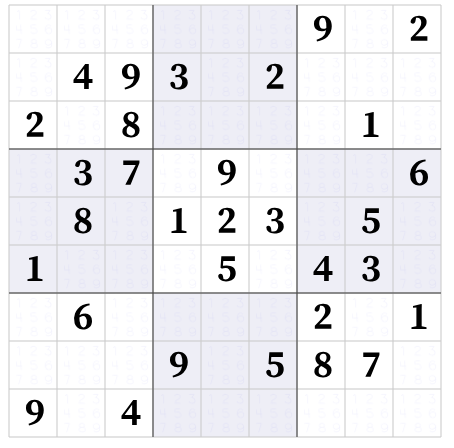
#> input picture model/0.png, 454 x 448 px
$ python -i ExtractCell.py   (imports and definitions only)   (older library calls are emulated)
#> lines starting #> are read from the running program, lines starting #| are printed output that depends on the picture; after the words box and inside, x2 and y2 are one past the last pixel; in counts of white or black regions, pixels touching at a corner belong together
#!/usr/bin/env python
# coding: utf-8

# In[ ]:


import cv2
import pylab as pl
import numpy as np
import math

class Image2Sudoku:

    def __init__(self, imagePath):
        self.imagePath = imagePath

    def cropImage(self):
        gray_image = cv2.imread(self.imagePath, cv2.IMREAD_GRAYSCALE )
#> gray_image: shape (448, 454); min 0, max 255, mean 237
        '''This part of code is used for photo'''
        gray = cv2.GaussianBlur(gray_image,(1,1),8)
        #smooth the contours
        thresh = cv2.adaptiveThreshold(gray,225,1,1,11,8)
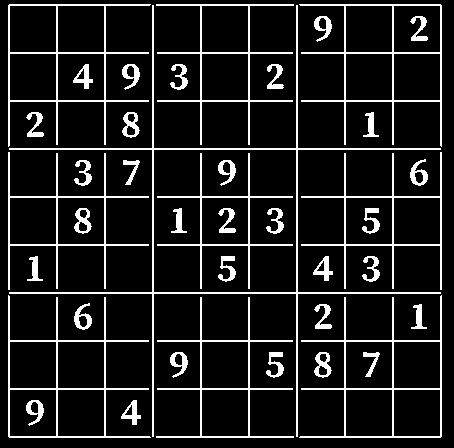
#> thresh: shape (448, 454); values 0 (black) and 225 (white), 11.3% white in thin lines or dots
        temp, contours, hierarchy = cv2.findContours(thresh, cv2.RETR_TREE, cv2.CHAIN_APPROX_SIMPLE)
#> contours = 83 contours; largest, box (x1, y1, x2, y2) and area: (9, 5, 441, 437) 22175, (153, 149, 297, 293) 20447, (299, 295, 442, 438) 9674, (8, 295, 151, 438) 9674, (299, 4, 442, 147) 9674
        '''This part of code is used for photo'''
        area = []
        for i in contours:
            area.append(cv2.contourArea(i))
#> this loop made 83 passes
#> after the loop, area = 83 values, max 22175 at index 57, min 50 at index 1, mean 2007.5
        index = area.index(max(area))
#> index = 57
        axis_x = contours[index][:, 0, 0]
#> axis_x = 40 values, max 440 at index 23, min 9 at index 3, mean 224.5
        axis_y = contours[index][:, 0, 1]
#> axis_y = 40 values, max 436 at index 13, min 5 at index 0, mean 220.5
        corners = np.asarray([[[min(axis_x), min(axis_y)],
                               [min(axis_x), max(axis_y)],
                               [max(axis_x), max(axis_y)],
                               [max(axis_x), min(axis_y)]]])
#> corners = [[9, 5], [9, 436], [440, 436], [440, 5]]
        # extract for corner points

        return gray[min(axis_y):max(axis_y), min(axis_x):max(axis_x)]
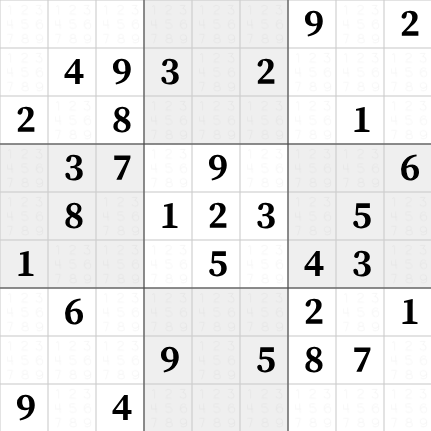
#> returned value: shape (431, 431); min 0, max 255, mean 235.7

    def getCells(self):
        ret,black = cv2.threshold(self.cropImage(),100,255,cv2.THRESH_BINARY_INV)# binary black or white
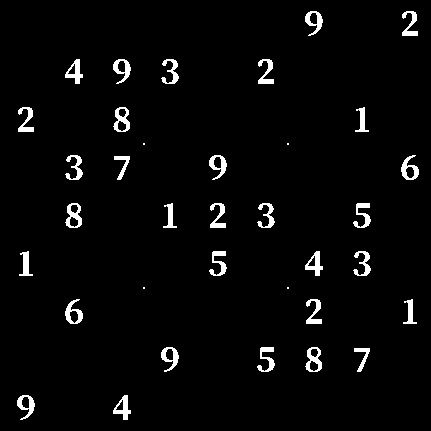
#> black: shape (431, 431); 3.2% white; 35 white regions (4 under 20 px), largest, box (x1, y1, x2, y2) and area: (65, 203, 82, 228) 220, (113, 107, 130, 132) 218, (305, 347, 322, 372) 218
        # black = cv2.bitwise_not(cropped) # for photo

        height, width = black.shape
#> height = 431; width = 431
        cellHeight = height//9
#> cellHeight = 47
        cellWidth = width//9
#> cellWidth = 47
        rows = []
        startHeight = 0
        for i in range(1, 10):
            rows.append(black[startHeight:i*cellHeight, 0:width])
            startHeight += cellHeight
#> after the loop, rows = 9 items; startHeight = 423
        cells = {}
        counter = 0
        for i in rows:
            startWidth = 0
            for j in range(9):
                cell = i[0:cellHeight, startWidth: cellWidth+startWidth]
                cells[str(counter)] = self.cleanNoise(cell, cellWidth, cellHeight)
                startWidth += cellWidth
                counter += 1
#> this loop made 9 passes
#> cell: shape (47, 47); every value is 0
#> after the loop, cells = 81 items; counter = 81
        return cells

    def cleanNoise(self, cell, cellWidth, cellHeight):
        for i in range(cell.shape[0]):
            for j in range(cell.shape[1]):
                dist_center = np.sqrt(np.square(cellWidth // 2 - i) + np.square(cellHeight // 2 - j))
                if dist_center > cellWidth // 2 - (cellWidth + cellHeight)**(1./3.):
                    cell[i, j] = 0
        if np.sum(cell) == 0:
            return None
        active_px = np.argwhere(cell!=0)
        active_px = active_px[:,[1,0]]
        x,y,w,h = cv2.boundingRect(active_px)
        # if read extracted image it will not be binary image
        # need to come up a method that read all cells into a array
        # knn and svm accuracy is not good
        return cell[y:y+h, x:x+w]

>>> result = Image2Sudoku('0.png').getCells()
#> result = 81 items

$ run again, on model/1.png
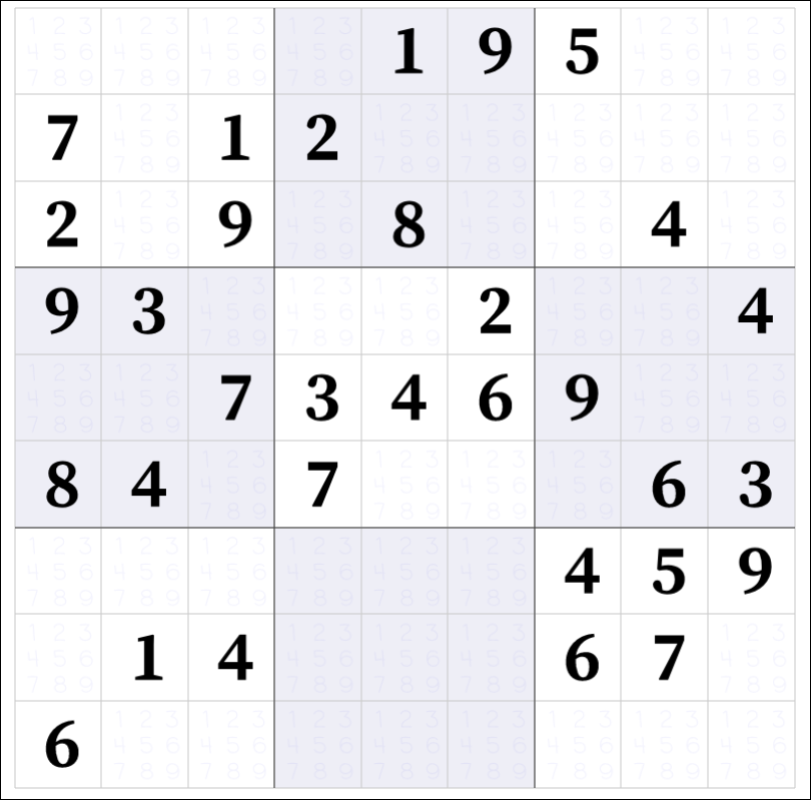
#> input picture model/1.png, 811 x 800 px
#> in cropImage, `thresh = cv2.adaptiveThreshold(gray,225,1,1,11,8)`:
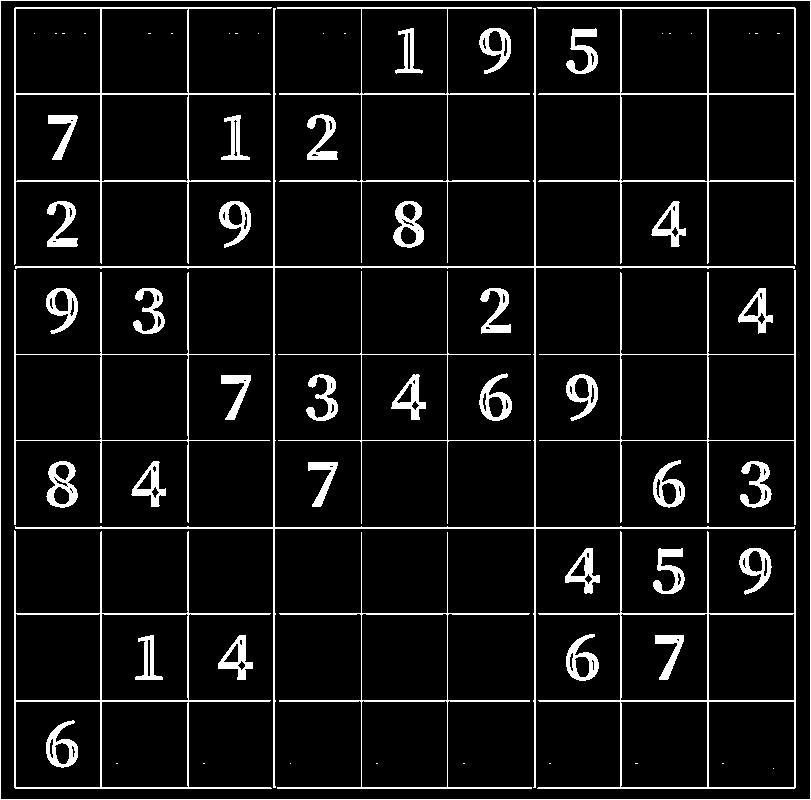
#> thresh: shape (800, 811); values 0 (black) and 225 (white), 7.7% white; 69 white regions (26 under 20 px)
#> contours = 175 contours, 49 with area under 20; largest, box (x1, y1, x2, y2) and area: (0, 0, 811, 800) 647190, (0, 0, 811, 800) 647188, (15, 8, 795, 788) 70758, (274, 267, 535, 528) 67590, (537, 530, 796, 789) 31118
#> the loop in cropImage, `for i in contours:` made 175 passes
#> i on passes 1, 3, 4: [[0, 0], [0, 799], [810, 799], [810, 0]], [[549, 763], [550, 763]], [[463, 763], [464, 763]]
#> after the loop in cropImage, `for i in contours:`: area = 175 values, max 647190 at index 0, min 0 at index 2, mean 10500
#> index = 0
#> axis_x = [0, 0, 810, 810]
#> axis_y = [0, 799, 799, 0]
#> corners = [[0, 0], [0, 799], [810, 799], [810, 0]]
#> in getCells, `ret,black = cv2.threshold(self.cropImage(),100,255,cv2.THRESH_BINARY_I..`:
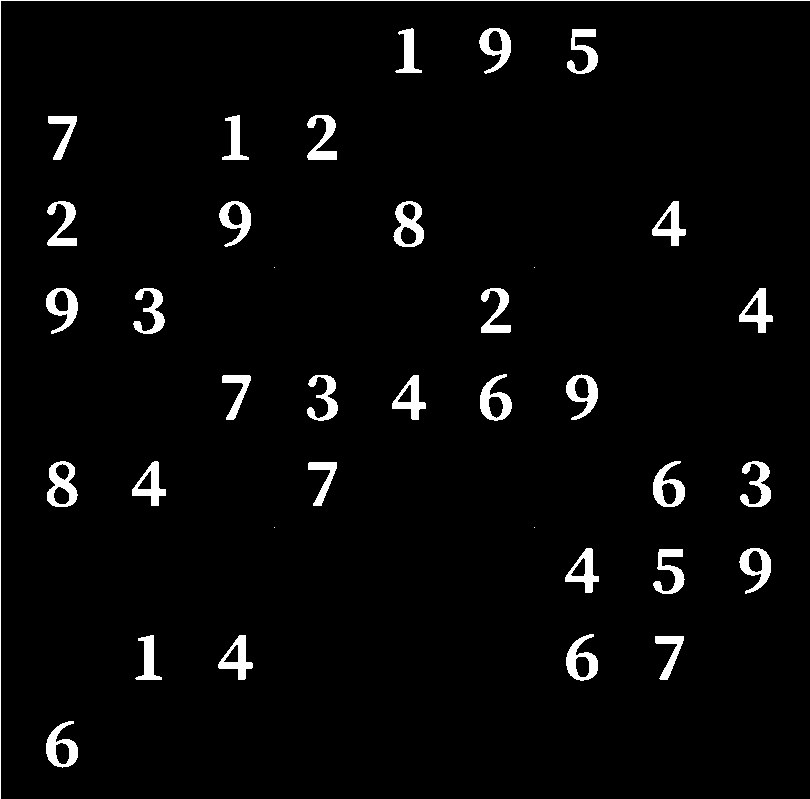
#> black: shape (799, 810); 3.3% white; 37 white regions (4 under 20 px), largest, box (x1, y1, x2, y2) and area: (0, 0, 810, 799) 1608, (393, 201, 424, 247) 746, (47, 461, 78, 507) 738
#> after the loop in getCells, `for i in range(1, 10):`: rows = 9 items; startHeight = 792
#> the loop in getCells, `for i in rows:` made 9 passes
#> after the loop in getCells, `for i in rows:`: cells = 81 items; counter = 81
#> result = 81 items

$ run again, on model/2.png
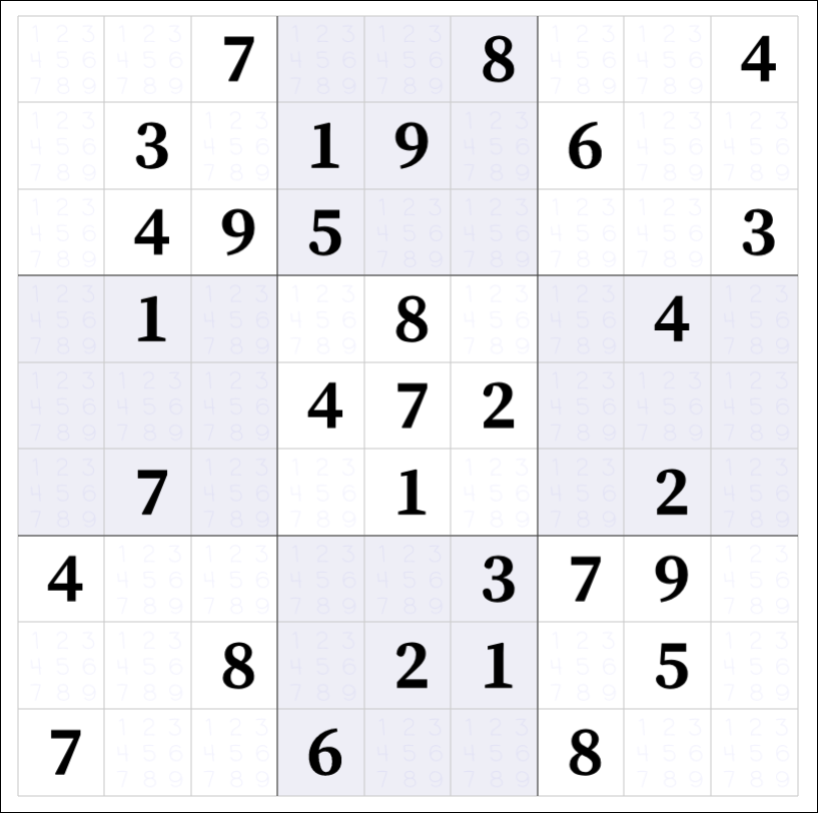
#> input picture model/2.png, 818 x 813 px
#> in cropImage, `thresh = cv2.adaptiveThreshold(gray,225,1,1,11,8)`:
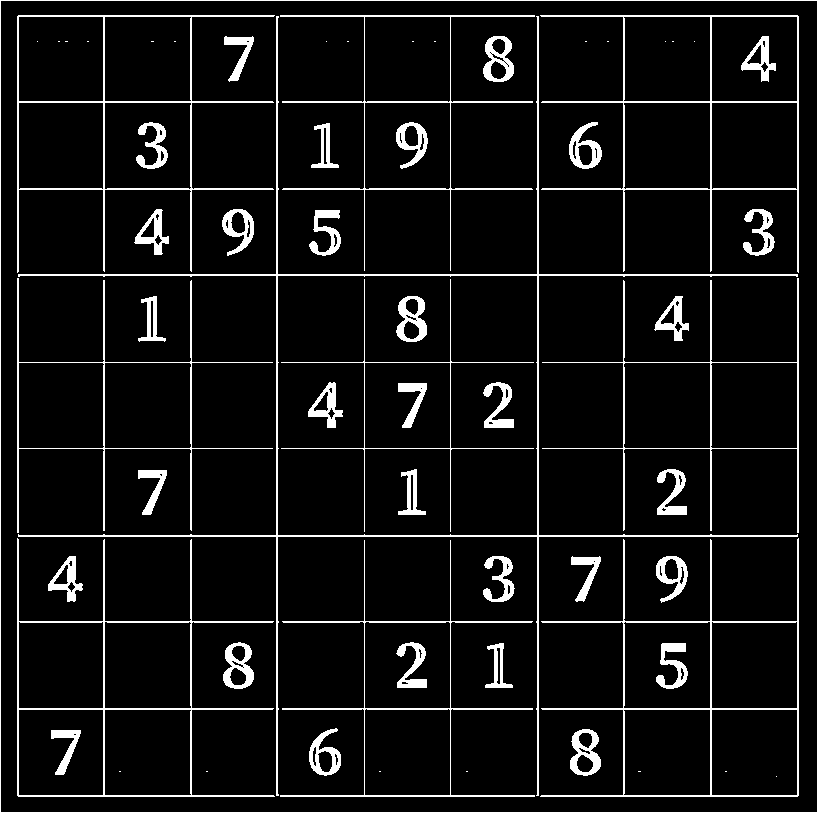
#> thresh: shape (813, 818); values 0 (black) and 225 (white), 7.4% white; 64 white regions (22 under 20 px)
#> contours = 165 contours, 47 with area under 20; largest, box (x1, y1, x2, y2) and area: (0, 0, 818, 813) 663404, (0, 0, 818, 813) 663402, (18, 16, 798, 796) 70758, (277, 275, 538, 536) 67590, (540, 538, 799, 797) 31118
#> the loop in cropImage, `for i in contours:` made 165 passes
#> i on passes 1, 3, 4: [[0, 0], [0, 812], [817, 812], [817, 0]], [[466, 771], [467, 771]], [[206, 771], [207, 771]]
#> after the loop in cropImage, `for i in contours:`: area = 165 values, max 663404 at index 0, min 0 at index 2, mean 11322.2
#> index = 0
#> axis_x = [0, 0, 817, 817]
#> axis_y = [0, 812, 812, 0]
#> corners = [[0, 0], [0, 812], [817, 812], [817, 0]]
#> in getCells, `ret,black = cv2.threshold(self.cropImage(),100,255,cv2.THRESH_BINARY_I..`:
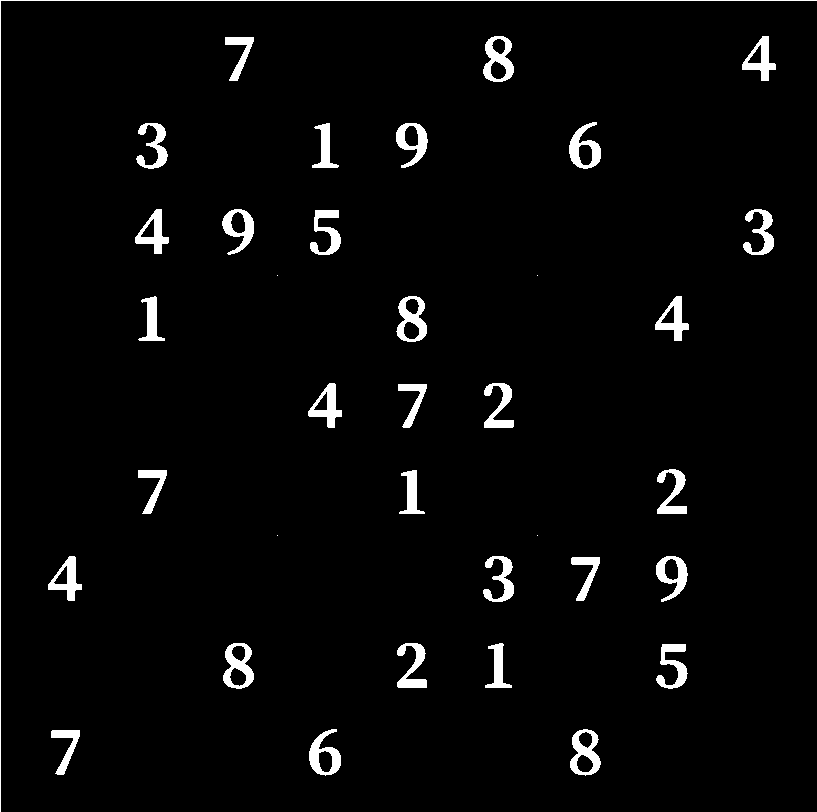
#> black: shape (812, 817); 3.1% white; 36 white regions (4 under 20 px), largest, box (x1, y1, x2, y2) and area: (0, 0, 817, 812) 1628, (483, 36, 514, 82) 753, (223, 643, 254, 689) 734
#> after the loop in getCells, `for i in range(1, 10):`: rows = 9 items; startHeight = 810
#> the loop in getCells, `for i in rows:` made 9 passes
#> after the loop in getCells, `for i in rows:`: cells = 81 items; counter = 81
#> result = 81 items

$ run again, on model/3.PNG
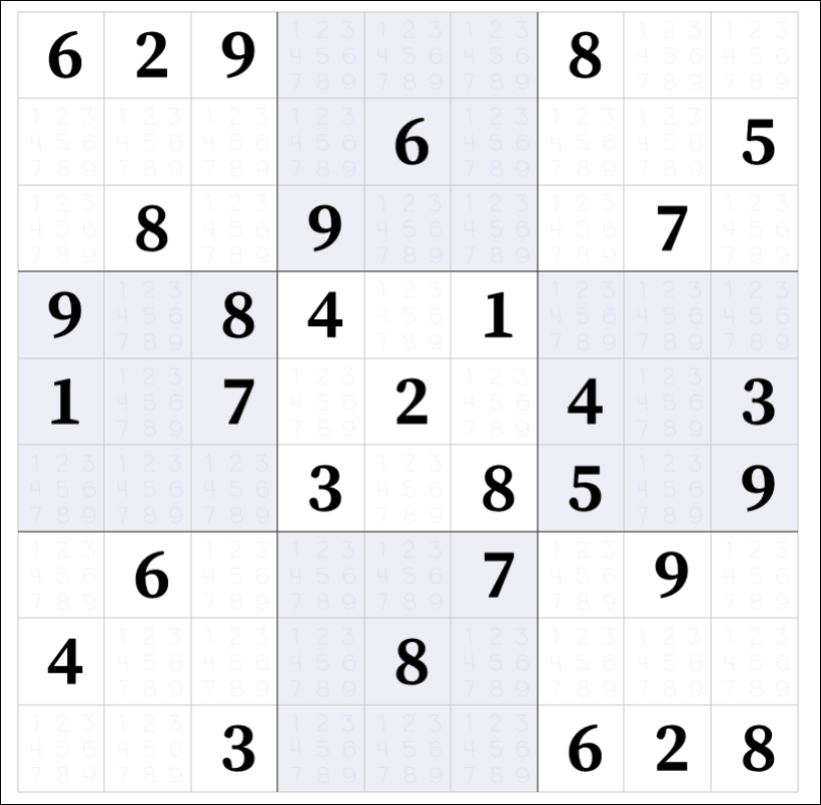
#> input picture model/3.PNG, 821 x 805 px
#> in cropImage, `thresh = cv2.adaptiveThreshold(gray,225,1,1,11,8)`:
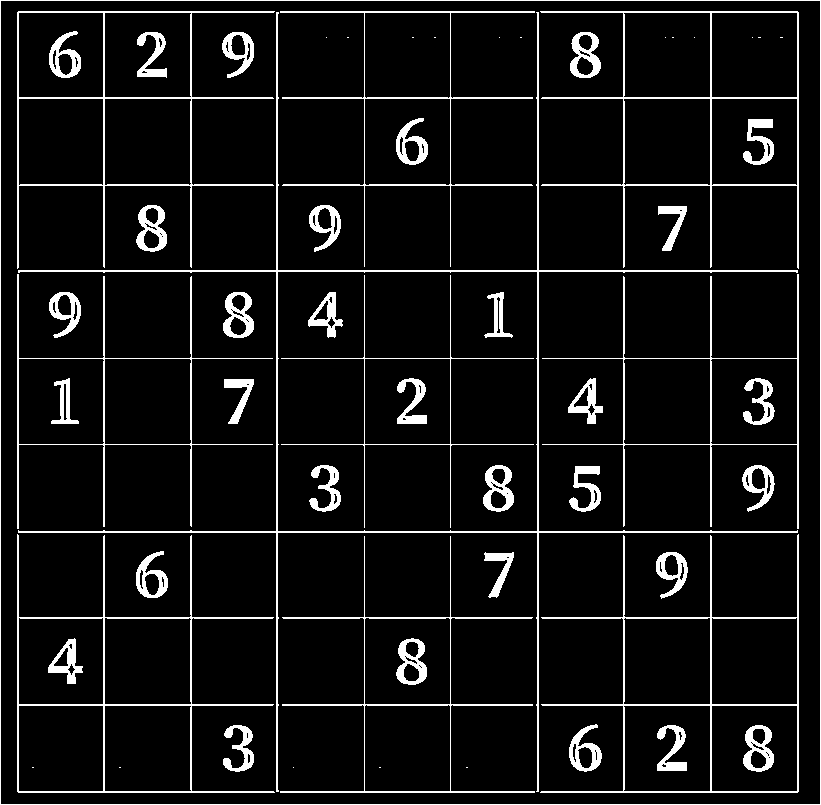
#> thresh: shape (805, 821); values 0 (black) and 225 (white), 7.6% white; 59 white regions (17 under 20 px)
#> contours = 186 contours, 58 with area under 20; largest, box (x1, y1, x2, y2) and area: (0, 0, 821, 805) 659280, (0, 0, 821, 805) 659278, (18, 12, 798, 792) 70758, (277, 271, 538, 532) 67590, (540, 534, 799, 793) 31118
#> the loop in cropImage, `for i in contours:` made 186 passes
#> i on passes 1, 3, 4: [[0, 0], [0, 804], [820, 804], [820, 0]], [[466, 767], [467, 767]], [[293, 767]]
#> after the loop in cropImage, `for i in contours:`: area = 186 values, max 659280 at index 0, min 0 at index 2, mean 10020.1
#> index = 0
#> axis_x = [0, 0, 820, 820]
#> axis_y = [0, 804, 804, 0]
#> corners = [[0, 0], [0, 804], [820, 804], [820, 0]]
#> black: shape (804, 820); 3.3% white; 36 white regions (4 under 20 px), largest, box (x1, y1, x2, y2) and area: (0, 0, 820, 804) 1623, (223, 292, 254, 338) 749, (396, 639, 427, 685) 749
#> after the loop in getCells, `for i in range(1, 10):`: rows = 9 items; startHeight = 801
#> the loop in getCells, `for i in rows:` made 9 passes
#> after the loop in getCells, `for i in rows:`:
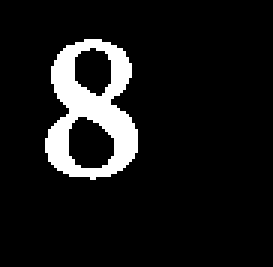
#> cell: shape (89, 91) (shown 3 times larger); 9.2% white; 1 white region, box (x1, y1, x2, y2) and area: (15, 13, 46, 60) 747
#> after the loop in getCells, `for i in rows:`: cells = 81 items; counter = 81
#> result = 81 items
